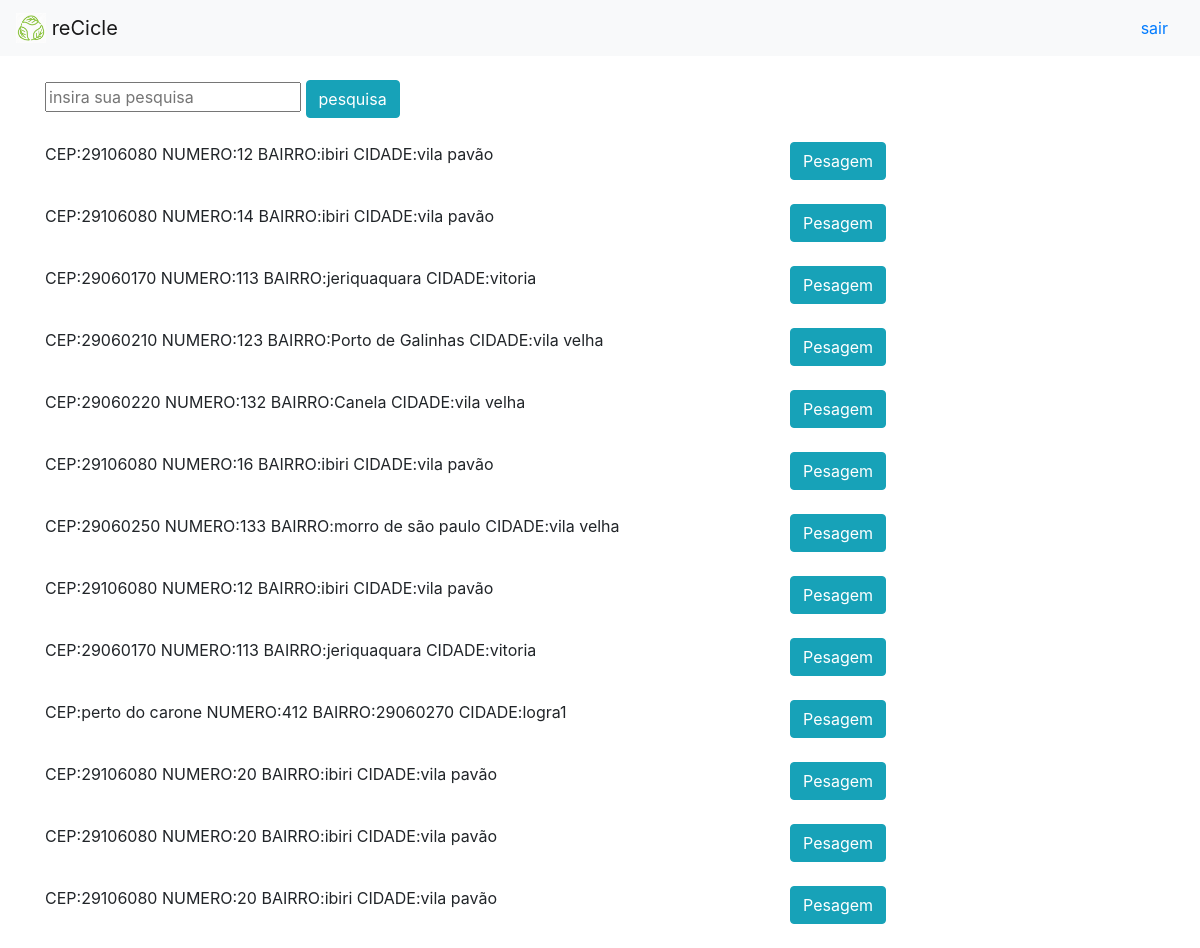
The app's page /motorista/coleta/ (signed in) with its own data.
### Aplicacao/models.py (models this page shows, shortened)
class Coleta(models.Model):
    cliente     = models.ForeignKey(Cliente, on_delete=models.CASCADE)
    aguardando  = models.BooleanField()
    def __str__(self):
        return  "CEP:"+self.cliente.endereco.cep+" NUMERO:"+self.cliente.endereco.numero+" BAIRRO:"+self.cliente.endereco.bairro.nome_bairro+" CIDADE:"+self.cliente.endereco.cidade.nome_cidade

class Cliente(models.Model):
    usuario =  models.ForeignKey(User,on_delete=models.CASCADE)
    carteira = models.ForeignKey(Carteira,on_delete=models.CASCADE)
    endereco = models.ForeignKey(Endereco,on_delete=models.CASCADE)
    data_nascimento = models.DateField()
    cpf = models.CharField(max_length=11)

class Bairro(Cidade):
    nome_bairro = models.CharField(max_length=35)

class Endereco(Bairro):   # cep e estado com mascara no html
    logradouro = models.TextField()
    cep        = models.CharField(max_length=8)
    numero     = models.CharField(max_length=4)
    referencia = models.TextField()

class Estado(models.Model):
    sigla = models.CharField(max_length=2)

class Cidade(Estado):
    nome_cidade = models.CharField(max_length=35)

class Bairro(Cidade):
    nome_bairro = models.CharField(max_length=35)

class Estado(models.Model):
    sigla = models.CharField(max_length=2)

### Aplicacao/views.py (the view)
# urls.py: path('motorista/coleta/',views.visualizar_coletas),
@login_required(login_url='/login/')
def visualizar_coletas(request):
    nome = getNome(request)
    result = Coleta.objects.filter(aguardando=True)
    coletas = []
    for i in result:
        coletas.append(i)
    return render(request,'motorista_coleta.html',{'coletas':coletas,'nome':nome})

### Aplicacao/views.py (called while the page is built)
def getUser(request):
    result = User.objects.filter(email=request.session['email'])
    return result[0]

def getNome(request):
    result= getUser(request)
    nome=result.first_name
    return nome

### Aplicacao/templates/motorista_coleta.html (shortened to what this page needs)
<!DOCTYPE html>
<html lang="en">
    <head>
            {% load static %}
        <link type="text/css" rel="stylesheet" href="{% static 'css/bootstrap.min.css' %}">
    </head>
    <body>
        <nav class="navbar navbar-light bg-light">
            <a class="navbar-brand" href="">
                <img src="/static/img/recicle.png" width="30" height="30" class="d-inline-block align-top" alt="">
                reCicle
            </a>
            <ul class="nav justify-content-end">
                <li class="nav-item">
                    <a class="nav-link " >{{nome}}</a>
                </li>
                <li class="nav-item">
                    <a class="nav-link" href="/logout/">sair</a>
                </li>
            </ul>
        </nav>
    <br>
        <div class="container">
            <form method="POST" class="post-form">{% csrf_token %}
                <input type="text"    name='filtro' placeholder='insira sua pesquisa'>
                <button type="submit" class="btn btn-info" >
                    pesquisa
                </button>
            </form>
        </div>
    <br>
        <div class="container">
            {% for coleta in coletas %}
            <div class="row">
                <div class="col-8">
                    {{coleta}}
                </div>
                <div class=".col-sm-4">
                    <a href="pesagem/" class="btn btn-info">Pesagem</a>
                </div>
            </div>
    <br>
            {% endfor %}
        </div>
    </body>
</html>

### records on screen
Coleta: cliente.nome_cidade "CEP:29106080 NUMERO:12 BAIRRO:ibiri CIDADE:vila pavão"
Coleta: cliente.nome_cidade "CEP:29106080 NUMERO:14 BAIRRO:ibiri CIDADE:vila pavão"
Coleta: cliente.nome_cidade "CEP:29060170 NUMERO:113 BAIRRO:jeriquaquara CIDADE:vitoria"
Coleta: cliente.nome_cidade "CEP:29060210 NUMERO:123 BAIRRO:Porto de Galinhas CIDADE:vila velha"
Coleta: cliente.nome_cidade "CEP:29060220 NUMERO:132 BAIRRO:Canela CIDADE:vila velha"
Coleta: cliente.nome_cidade "CEP:29106080 NUMERO:16 BAIRRO:ibiri CIDADE:vila pavão"
Coleta: cliente.nome_cidade "CEP:29060250 NUMERO:133 BAIRRO:morro de são paulo CIDADE:vila velha"
Coleta: cliente.nome_cidade "CEP:29106080 NUMERO:12 BAIRRO:ibiri CIDADE:vila pavão"
Coleta: cliente.nome_cidade "CEP:29060170 NUMERO:113 BAIRRO:jeriquaquara CIDADE:vitoria"
Coleta: cliente.nome_cidade "CEP:perto do carone NUMERO:412 BAIRRO:29060270 CIDADE:logra1"
Coleta: cliente.nome_cidade "CEP:29106080 NUMERO:20 BAIRRO:ibiri CIDADE:vila pavão"
Coleta: cliente.nome_cidade "CEP:29106080 NUMERO:20 BAIRRO:ibiri CIDADE:vila pavão"
Coleta: cliente.nome_cidade "CEP:29106080 NUMERO:20 BAIRRO:ibiri CIDADE:vila pavão"
